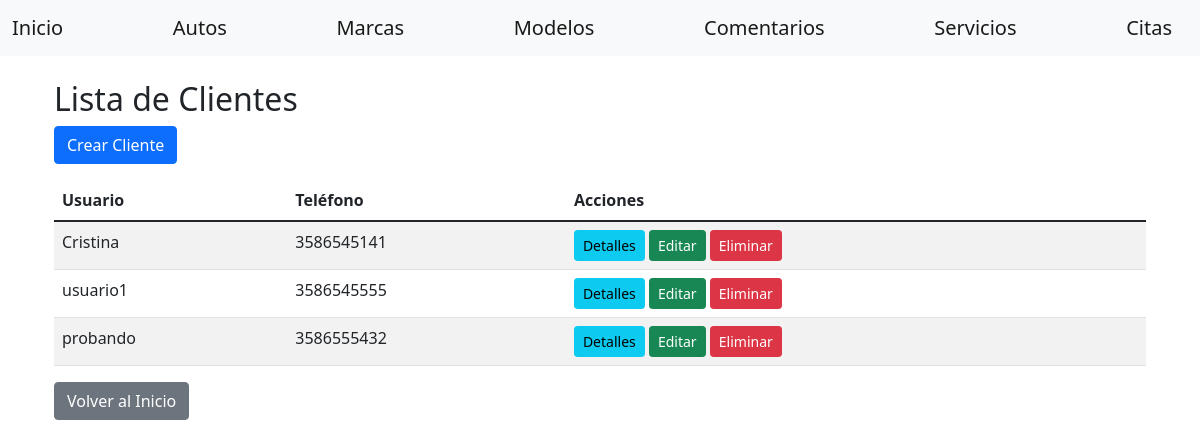
Screenshot of /gestion/clientes/ with the database file from the repository.
### gestion/models.py (models this page shows, shortened)
class Cliente(models.Model):
    user = models.OneToOneField(User, on_delete=models.CASCADE)
    telefono = models.CharField(max_length=15)
    direccion = models.CharField(max_length=255)

### gestion/views/cliente_view.py (the view)
# urls.py: path('clientes/', cliente_view.ClienteListView.as_view(), name='cliente-list'),
class ClienteListView(View):
    def get(self, request, *args, **kwargs):
        repo = ClienteRepository()
        clientes = repo.get_all()
        return render(
            request,
            'clientes/list.html',
            dict(
                clientes=clientes
            )
        )

### gestion/context_processors.py (called while the page is built)
def user_info(request):
    user = request.user if request.user.is_authenticated else None
    return {
        'authenticated_user': user
    }

def all_brands(request):
    brands = cache.get('brands')
    if brands is None:
        brands = Marca.objects.all()
        cache.set('brands', brands, 36000)  # Cache por 10 horas (36000 segundos)
    return {'all_brands': brands}

def all_categories(request):
    categories = cache.get('categories')
    if categories is None:
        categories = Categoria.objects.all()  # Devuelve objetos completos
        cache.set('categories', categories, 36000)  # Cache por 10 horas (36000 segundos)
    return {'all_categories': categories}

### gestion/repositories/cliente_repository.py (called while the page is built)
    def get_all(self) -> List[Cliente]:
        return Cliente.objects.all()

### gestion/templates/clientes/list.html (shortened to what this page needs)
{% extends "home/base.html" %}
{% block content %}
<div class="container mt-3">
    <h2>Lista de Clientes</h2>
    <a href="{% url 'cliente-create' %}" class="btn btn-primary mb-3">Crear Cliente</a>
    <table class="table table-striped">
        <thead>
            <tr>
                <th>Usuario</th>
                <th>Teléfono</th>
                <th>Acciones</th>
            </tr>
        </thead>
        <tbody>
            {% for cliente in clientes %}
                <tr>
                    <td>{{ cliente.user.username }}</td>
                    <td>{{ cliente.telefono }}</td>
                    <td>
                        <a href="{% url 'cliente-detail' cliente.id %}" class="btn btn-info btn-sm">Detalles</a>
                        <a href="{% url 'cliente-update' cliente.id %}" class="btn btn-success btn-sm">Editar</a>
                        <form action="{% url 'cliente-delete' cliente.id %}" method="post" class="d-inline">
                            <button type="submit" class="btn btn-danger btn-sm">Eliminar</button>
                        </form>
                    </td>
                </tr>
            {% endfor %}
        </tbody>
    </table>
    <a href="{% url 'index' %}" class="btn btn-secondary">Volver al Inicio</a>
</div>
{% endblock %}

### home/templates/home/base.html (style rules this page uses)
body { background-image: url(''); background-size: cover; background-position: center; background-repeat: no-repeat; height: 100vh; margin: 0; }

### rows the page displays
Cliente: user.username "Cristina", telefono "3586545141"
Cliente: user.username "usuario1", telefono "3586545555"
Cliente: user.username "probando", telefono "3586555432"
